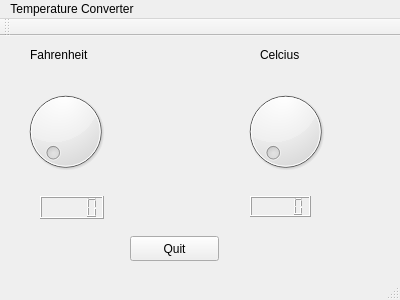
<?xml version="1.0" encoding="UTF-8"?>
<ui version="4.0">
 <class>TemperatureConverterMainWindow</class>
 <widget class="QMainWindow" name="TemperatureConverterMainWindow">
  <property name="geometry">
   <rect>
    <x>0</x>
    <y>0</y>
    <width>400</width>
    <height>300</height>
   </rect>
  </property>
  <property name="windowTitle">
   <string>TemperatureConverterMainWindow</string>
  </property>
  <widget class="QWidget" name="centralWidget">
   <widget class="QLCDNumber" name="lcdNumber_Fahrenheit">
    <property name="geometry">
     <rect>
      <x>40</x>
      <y>160</y>
      <width>64</width>
      <height>23</height>
     </rect>
    </property>
   </widget>
   <widget class="QLabel" name="label">
    <property name="geometry">
     <rect>
      <x>30</x>
      <y>10</y>
      <width>81</width>
      <height>17</height>
     </rect>
    </property>
    <property name="text">
     <string>Fahrenheit</string>
    </property>
   </widget>
   <widget class="QLabel" name="label_2">
    <property name="geometry">
     <rect>
      <x>260</x>
      <y>10</y>
      <width>67</width>
      <height>17</height>
     </rect>
    </property>
    <property name="text">
     <string>Celcius</string>
    </property>
   </widget>
   <widget class="QDial" name="dial_Fahrenheit">
    <property name="geometry">
     <rect>
      <x>20</x>
      <y>40</y>
      <width>91</width>
      <height>111</height>
     </rect>
    </property>
    <property name="minimum">
     <number>32</number>
    </property>
    <property name="maximum">
     <number>212</number>
    </property>
    <property name="singleStep">
     <number>2</number>
    </property>
   </widget>
   <widget class="QDial" name="dial_Celcius">
    <property name="geometry">
     <rect>
      <x>240</x>
      <y>40</y>
      <width>91</width>
      <height>111</height>
     </rect>
    </property>
    <property name="minimum">
     <number>0</number>
    </property>
    <property name="maximum">
     <number>100</number>
    </property>
    <property name="singleStep">
     <number>1</number>
    </property>
   </widget>
   <widget class="QLCDNumber" name="lcdNumber_Celcius">
    <property name="geometry">
     <rect>
      <x>250</x>
      <y>160</y>
      <width>61</width>
      <height>21</height>
     </rect>
    </property>
   </widget>
   <widget class="QPushButton" name="quitButton">
    <property name="geometry">
     <rect>
      <x>130</x>
      <y>200</y>
      <width>89</width>
      <height>25</height>
     </rect>
    </property>
    <property name="text">
     <string>Quit</string>
    </property>
   </widget>
  </widget>
  <widget class="QMenuBar" name="menuBar">
   <property name="geometry">
    <rect>
     <x>0</x>
     <y>0</y>
     <width>400</width>
     <height>28</height>
    </rect>
   </property>
   <widget class="QMenu" name="menuTemperature_Converter">
    <property name="title">
     <string>Temperature Converter</string>
    </property>
   </widget>
   <addaction name="menuTemperature_Converter"/>
  </widget>
  <widget class="QToolBar" name="mainToolBar">
   <attribute name="toolBarArea">
    <enum>TopToolBarArea</enum>
   </attribute>
   <attribute name="toolBarBreak">
    <bool>false</bool>
   </attribute>
  </widget>
  <widget class="QStatusBar" name="statusBar"/>
 </widget>
 <layoutdefault spacing="6" margin="11"/>
 <resources/>
 <connections/>
</ui>
